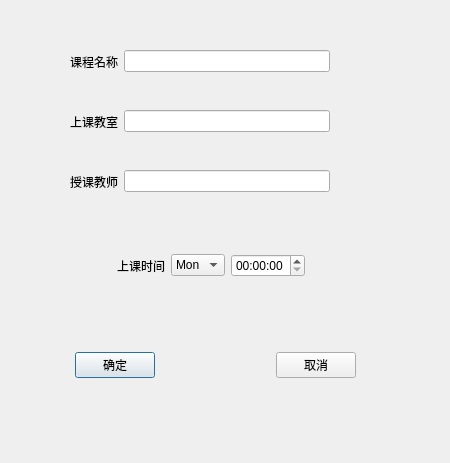
<?xml version="1.0" encoding="UTF-8"?>
<ui version="4.0">
 <class>newCourse</class>
 <widget class="QDialog" name="newCourse">
  <property name="geometry">
   <rect>
    <x>0</x>
    <y>0</y>
    <width>450</width>
    <height>463</height>
   </rect>
  </property>
  <property name="windowTitle">
   <string>Dialog</string>
  </property>
  <widget class="QWidget" name="widget" native="true">
   <property name="geometry">
    <rect>
     <x>70</x>
     <y>40</y>
     <width>260</width>
     <height>43</height>
    </rect>
   </property>
   <layout class="QHBoxLayout" name="horizontalLayout">
    <item>
     <widget class="QLabel" name="courseName">
      <property name="text">
       <string>课程名称</string>
      </property>
     </widget>
    </item>
    <item>
     <widget class="QLineEdit" name="lineEdit"/>
    </item>
   </layout>
  </widget>
  <widget class="QWidget" name="widget_2" native="true">
   <property name="geometry">
    <rect>
     <x>70</x>
     <y>100</y>
     <width>260</width>
     <height>43</height>
    </rect>
   </property>
   <layout class="QHBoxLayout" name="horizontalLayout_2">
    <item>
     <widget class="QLabel" name="classroom">
      <property name="text">
       <string>上课教室</string>
      </property>
     </widget>
    </item>
    <item>
     <widget class="QLineEdit" name="lineEdit_2"/>
    </item>
   </layout>
  </widget>
  <widget class="QWidget" name="widget_3" native="true">
   <property name="geometry">
    <rect>
     <x>70</x>
     <y>160</y>
     <width>260</width>
     <height>43</height>
    </rect>
   </property>
   <layout class="QHBoxLayout" name="horizontalLayout_3">
    <item>
     <widget class="QLabel" name="teacherName">
      <property name="text">
       <string>授课教师</string>
      </property>
     </widget>
    </item>
    <item>
     <widget class="QLineEdit" name="lineEdit_3"/>
    </item>
   </layout>
  </widget>
  <widget class="QWidget" name="widget_4" native="true">
   <property name="geometry">
    <rect>
     <x>10</x>
     <y>230</y>
     <width>401</width>
     <height>71</height>
    </rect>
   </property>
   <layout class="QHBoxLayout" name="horizontalLayout_4">
    <item>
     <spacer name="horizontalSpacer_3">
      <property name="orientation">
       <enum>Qt::Horizontal</enum>
      </property>
      <property name="sizeHint" stdset="0">
       <size>
        <width>40</width>
        <height>20</height>
       </size>
      </property>
     </spacer>
    </item>
    <item>
     <widget class="QLabel" name="label">
      <property name="text">
       <string>上课时间</string>
      </property>
     </widget>
    </item>
    <item>
     <widget class="QComboBox" name="Dates">
      <item>
       <property name="text">
        <string>Mon</string>
       </property>
      </item>
      <item>
       <property name="text">
        <string>Tue</string>
       </property>
      </item>
      <item>
       <property name="text">
        <string>Wed</string>
       </property>
      </item>
      <item>
       <property name="text">
        <string>Thu</string>
       </property>
      </item>
      <item>
       <property name="text">
        <string>Fri</string>
       </property>
      </item>
      <item>
       <property name="text">
        <string>Sat</string>
       </property>
      </item>
      <item>
       <property name="text">
        <string>Sun</string>
       </property>
      </item>
     </widget>
    </item>
    <item>
     <widget class="QTimeEdit" name="courseTime"/>
    </item>
    <item>
     <spacer name="horizontalSpacer_4">
      <property name="orientation">
       <enum>Qt::Horizontal</enum>
      </property>
      <property name="sizeHint" stdset="0">
       <size>
        <width>40</width>
        <height>20</height>
       </size>
      </property>
     </spacer>
    </item>
   </layout>
  </widget>
  <widget class="QWidget" name="widget_5" native="true">
   <property name="geometry">
    <rect>
     <x>75</x>
     <y>340</y>
     <width>281</width>
     <height>51</height>
    </rect>
   </property>
   <layout class="QHBoxLayout" name="horizontalLayout_5">
    <item>
     <widget class="QPushButton" name="courseCreate">
      <property name="text">
       <string>确定</string>
      </property>
     </widget>
    </item>
    <item>
     <spacer name="horizontalSpacer">
      <property name="orientation">
       <enum>Qt::Horizontal</enum>
      </property>
      <property name="sizeHint" stdset="0">
       <size>
        <width>40</width>
        <height>20</height>
       </size>
      </property>
     </spacer>
    </item>
    <item>
     <widget class="QPushButton" name="courseCancel">
      <property name="text">
       <string>取消</string>
      </property>
     </widget>
    </item>
   </layout>
  </widget>
 </widget>
 <resources/>
 <connections/>
</ui>
